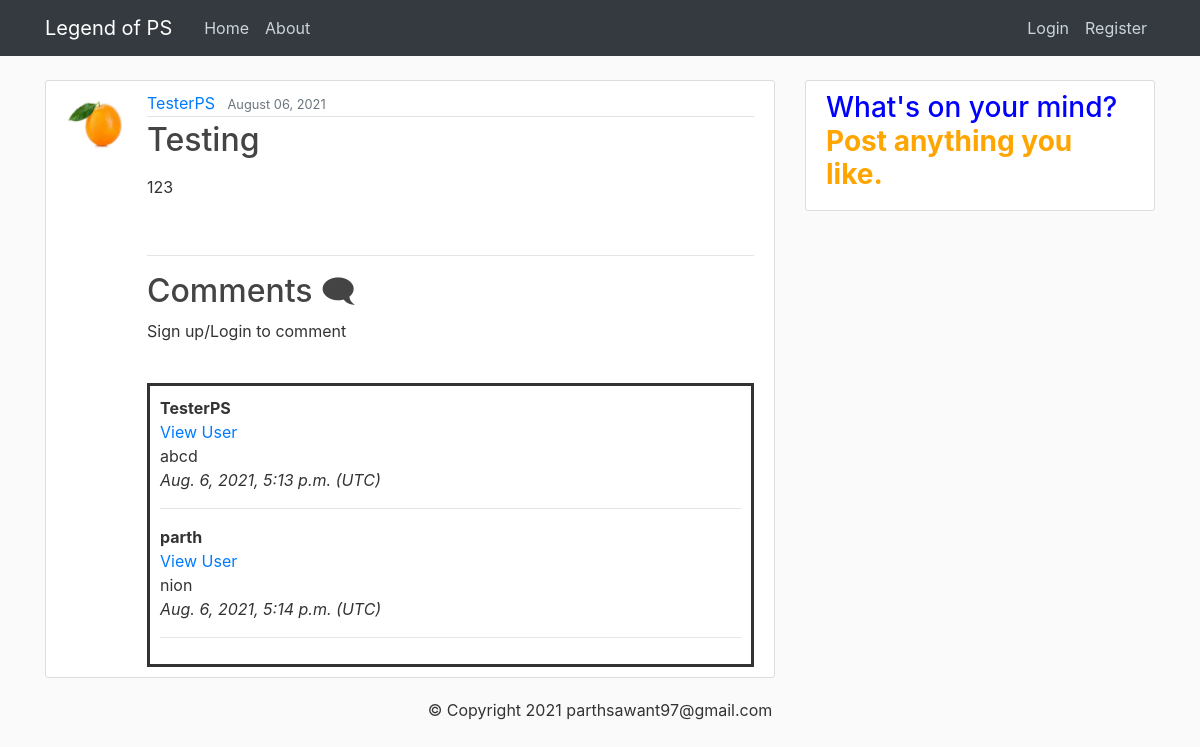
The app's page /post/1/ with its own data.
### blog/models.py (models this page shows, shortened)
class Post(models.Model):
    title = models.CharField(max_length=100)
    content = RichTextField(blank=True, null=True)
    date_posted = models.DateTimeField(auto_now_add=True)
    author = models.ForeignKey(User, on_delete=models.CASCADE, related_name="author")
    likes = models.ManyToManyField(User, related_name="likes")
    def total_likes(self):
        return self.likes.count()

class Comment(models.Model):
    post = models.ForeignKey(Post, related_name='comments', on_delete=models.CASCADE)
    name = models.CharField(max_length=200)
    body = models.TextField()
    date_posted = models.DateTimeField(auto_now_add=True)
    writer = models.ForeignKey('auth.User', on_delete=models.CASCADE, related_name="writer")

### users/models.py (models this page shows, shortened)
class Profile(models.Model):
    user=models.OneToOneField(User, on_delete=models.CASCADE)
    bio = models.TextField(blank=True)
    image=models.ImageField(default='orange.jpg',upload_to='profile_pics')

### blog/views.py (the view)
# urls.py: path('post/<int:pk>/', PostDetailView.as_view(), name='post-detail'),
class PostDetailView(DetailView):  # class based view.
    model = Post
    def get_context_data(self, *args, **kwargs):
        context = super(PostDetailView, self).get_context_data(*args, **kwargs)
        post_obj = get_object_or_404(Post, id = self.kwargs['pk'])
        total_likes = post_obj.total_likes()
        liked = False
        if post_obj.likes.filter(id = self.request.user.id).exists():
            liked = True
        context['total_likes'] = total_likes
        context['liked'] = liked
        return context

### blog/templates/blog/post_detail.html (shortened to what this page needs)
{% extends "blog/base.html" %}
{% block content %}
     <article class="media content-section">
      <img class="rounded-circle article-img" src="{{ object.author.profile.image.url }}">
      <div class="media-body">
        <div class="article-metadata">
          <a class="mr-2" href="{% url 'user-post' object.author.username %}">{{ object.author }}</a>
          <small class="text-muted">{{ object.date_posted|date:"F d, Y" }}</small>
        </div>
        <h2 class="article-title">{{ object.title }}</h2>
        <p class="article-content">{{ object.content|safe }}</p>
      <div >
          <br>
        </div>
        <hr>
        <div>
          <h2> Comments 🗨</h2>
          {% if user.is_authenticated %}
           <h4> <a href="{% url 'add_comment' post.pk %}"> Add a comment 🖋 </a></h4>
          {% else %}
            <p> Sign up/Login to comment </p>
          {% endif %}
          <br>
           <div id = "bdr">
           {% for comment in post.comments.all %}
              <strong> {{comment.writer}} </strong>
              <br>
              <a href="{% url 'user-post' comment.writer %}"> View User </a>
              <br>
                {{comment.body}}
                      <br>
                  <i> {{comment.date_posted}} (UTC) </i>
                <br><hr>
              {% endfor %}
             </div>
        </div>
      </div>
    </article>
{% endblock %}

### blog/static/blog/main.css (style rules this page uses)
body { background: #fafafa; color: #333333; margin-top: 5rem; }
h1, h2, h3, h4, h5, h6 { color: #444444; }
.content-section { background: #ffffff; padding: 10px 20px; border: 1px solid #dddddd; border-radius: 3px; margin-bottom: 20px; }
.article-title { color: #444444; }
.article-content { white-space: pre-line; }
.article-img { height: 65px; width: 65px; margin-right: 16px; }
.article-metadata { padding-bottom: 1px; margin-bottom: 4px; border-bottom: 1px solid #e3e3e3 }

### blog/templates/blog/post_detail.html (style rules this page uses)
#bdr { border-style: solid; padding: 10px 10px 10px 10px; }

### records on screen
Post: author.profile.image (picture), author "TesterPS", date_posted "August 06, 2021", title "Testing", content "123"
Comment: writer "TesterPS", body "abcd", date_posted "Aug. 6, 2021, 5:13 p.m."
Comment: writer "parth", body "nion", date_posted "Aug. 6, 2021, 5:14 p.m."
